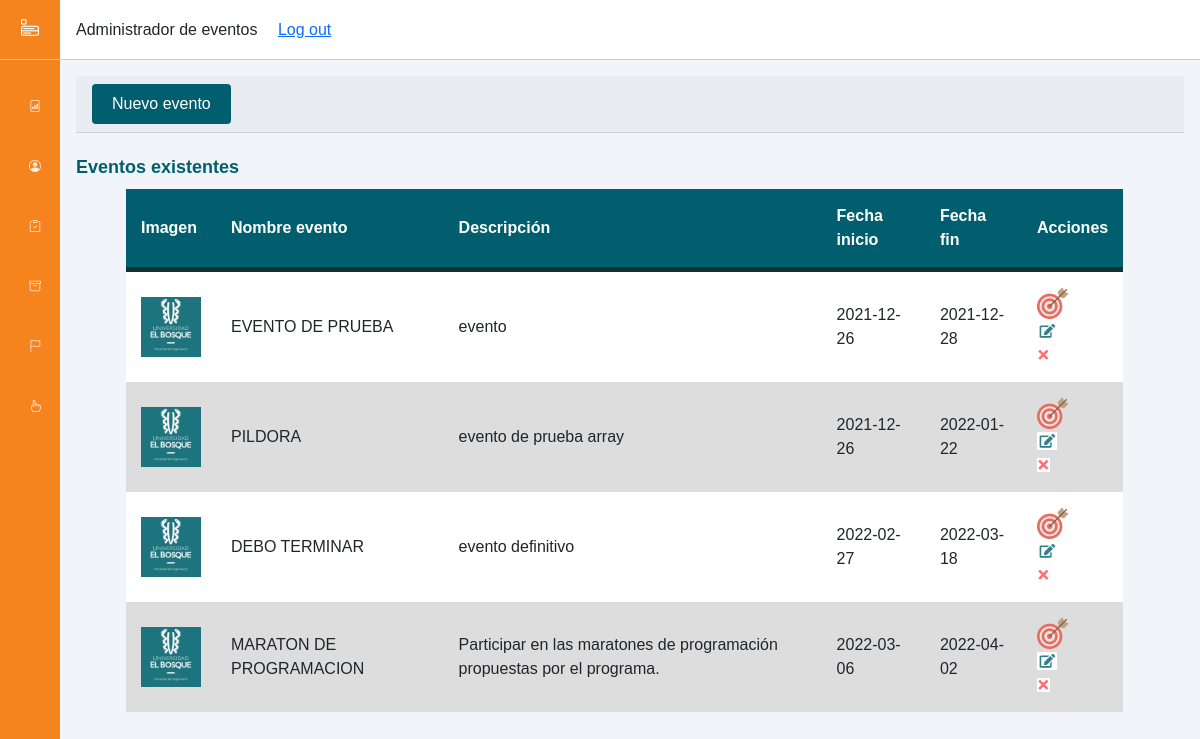
/views/AdministradorDeEventos_Comite.php?Id=0, run on the app's committed database.
### tables this page shows
CREATE TABLE `tbl_evento` (
  `id_evento` int(11) NOT NULL,
  `nombre_evento` varchar(30) NOT NULL,
  `descripcion_evento` varchar(250) NOT NULL,
  `fecha_inicio` date NOT NULL,
  `fecha_fin` date NOT NULL,
  `nombre_imagen` varchar(10) DEFAULT NULL,
  `nombre_enunciado` varchar(10) DEFAULT NULL,
  `id_usuario` int(3) NOT NULL,
  `competenciasAsignadas` varchar(2) NOT NULL
);

### views/logic/controllers/EventoControlador.php (called while the page is built, shortened)
<?php
class EventoControlador{
    public function mostrarDatosEventos($sql){
        $c = new conectar();
        $conexion = $c->conexion();
        $result = mysqli_query($conexion, $sql);
        return mysqli_fetch_all($result, MYSQLI_ASSOC);
    }
}
?>

### views/AdministradorDeEventos_Comite.php (the view, shortened to what this page needs)
<?php
    require_once "logic/controllers/EventoControlador.php";
?>
<!DOCTYPE html>
<html lang="es">
    <head>
        <link href="https://cdn.jsdelivr.net/npm/bootstrap@5.1.3/dist/css/bootstrap.min.css" rel="stylesheet">
        <link rel="stylesheet" href="https://cdn.jsdelivr.net/npm/bootstrap-icons@1.8.1/font/bootstrap-icons.css">
        <link rel="stylesheet" href="assets/css/ComiteStyles.css">
    </head>
    <body>
        <div class="sidebar">
            <div class="sidebar-header">
                <label for="sidebar-toggle"><i class="bi bi-menu-app"></i></label>
            </div>
            <div class="sidebar-menu">
                <ul class="menuComite">
                    <li>
                        <a class="link_menu-active" href="./DashBoard_Comite.php">
                            <span title="Dashboard"><i class="bi bi-file-bar-graph"></i></span>
                        </a>
                    </li>
                    <li>
                        <a class="link_menu" href="./RegistroDeProfesores_Comite.php">
                            <span title="Profesores"><i class="bi bi-person-circle"></i></span>
                        </a>
                    </li>
                    <li>
                        <a class="link_menu" href="./AdministradorDeMaterias_Comite.php">
                            <span title="Materias"><i class="bi bi-clipboard-check"></i></span>
                        </a>
                    </li>
                    <li>
                        <a class="link_menu" href="./AdministradorDeCompetencias_Comite.php">
                            <span title="Competencias"><i class="bi bi-archive"></i></span>
                        </a>
                    </li>
                    <li>
                        <a class="link_menu" href="./AdministradorDeEventos_Comite.php?Id=0">
                            <span title="Eventos"><i class="bi bi-flag"></i></span>
                        </a>
                    </li>
                    <li>
                        <a class="link_menu" href="./AdministradorDeConvocatoriasExternas_Comite.php">
                            <span title="Convocatorias"><i class="bi bi-hand-index"></i></span>
                        </a>
                    </li>
                </ul>
            </div>
        </div>
        <div class="main-content">
            <header>
                <div class="social-icons">
                    <div class="titulo-dash">
                        <span>Administrador de eventos</span>&nbsp;
                    </div>
                    <div class="link-logout">
                        <span><a href="../index.php">Log out</a></span>
                    </div>
                </div>
            </header>
            <main>
                <div class="card-header">
                    <button type="button" class="btn_agregarEvento" data-bs-toggle="modal" data-bs-target="#modalRegistrarEvento" title="Nuevo Evento">Nuevo evento</button>
                </div>
                <div class="main-tableEventos">
                   <br>
                    <h3 class="titulo_seccion">Eventos existentes </h3>
                    <table id="table_eventos" class="tablaDeEventos">
                        <thead>
                            <tr>
                                <th class="campoTabla">Imagen</th>
                                <th class="campoTabla">Nombre evento</th>
                                <th class="campoTabla">Descripción</th>
                                <th class="campoTabla">Fecha inicio</th>
                                <th class="campoTabla">Fecha fin</th>
                                <th class="campoTabla">Acciones</th>
                            </tr>
                        </thead>
                        <tbody>
                        <?php
                            $obj = new EventoControlador();
                            $sql = "SELECT id_evento, nombre_evento, descripcion_evento, fecha_inicio, fecha_fin, nombre_imagen from tbl_evento";
                            $datos = $obj->mostrarDatosEventos($sql);
                            foreach ($datos as $key){
                        ?>
                                <tr class="filasDeDatosTablaEventos">
                                    <?php
                                    $nombreDeImg = $key['nombre_imagen'];
                                    if($nombreDeImg != null){
                                    ?>
                                        <td class='datoTabla'><img class='imagenDelEventoEnTabla'src='<?php echo "eventosImages/".$nombreDeImg?>'></td>
                                    <?php
                                    }else{
                                    ?>
                                        <td class='datoTabla'><img class='imagenDelEventoEnTabla'src='assets/images/imgPorDefecto.jpg'></td>
                                    <?php
                                    }
                                    ?>
                                    <td class="datoTabla"><?php echo $key['nombre_evento'];  ?></td>
                                    <td class="datoTabla"><?php echo $key['descripcion_evento'];  ?></td>
                                    <td class="datoTabla"><?php echo $key['fecha_inicio'];  ?></td>
                                    <td class="datoTabla"><?php echo $key['fecha_fin'];  ?></td>
                                    <td class="datoTabla"><div class="compEsp-edicion">
                                        <div class="col-botonesEdicion">
                                            <a class="btnAsignarCompetencias" data-id="<?php echo $key['id_evento'];?>" data-bs-toggle="modal" data-bs-target="#modalAsignarCompetencias" title="Asignar competencias"><img src="assets/images/btn_asignarCompetencias.png"></a>
                                        </div>
                                        <div class="col-botonesEdicion">
                                            <a class="btnEditarEvento" data-id="<?php echo $key['id_evento'];?>" data-bs-toggle="modal" data-bs-target="#modalEditarEvento" title="Editar"><img src="assets/images/btn_editar.PNG"></a>
                                        </div>
                                        <div class="col-botonesEdicion">
                                            <a class="btnEliminarEvento" data-id="<?php echo $key['id_evento'];?>" data-bs-toggle="modal" data-bs-target="#modalEliminarEvento" title="Eliminar"><img src="assets/images/btn_eliminar.PNG"></a>
                                        </div>
                                    </div></td>
                                </tr>
                        <?php
                            }
                        ?>
                        </tbody>
                    </table>
                </div>
    </body>
</html>

### views/assets/css/ComiteStyles.css (style rules this page uses)
:root { --main-color: #f5841f !important; --color-dark: #1D2231; --text-grey: #8390A2; }
* { font-family: Arial, Helvetica, sans-serif !important; margin: 0; padding: 0; text-decoration: none; list-style-type: none; box-sizing: border-box; }
.sidebar { height: 100%; width: 230px; position: fixed; left: 0; top: 0; z-index: 100; background: var(--main-color); color: #fff; overflow-y: auto; transition: width 500ms; }
.sidebar-header { display: flex; justify-content: space-between; align-items: center; height: 60px; padding: 0rem 1rem; border-bottom: 1px solid #ccc; font-size: 18px; }
.sidebar-menu { padding: 2rem; }
.sidebar-menu li { margin-bottom: 2rem; }
.sidebar-menu li a { color: #fff; margin: 5px 10px; opacity: .86; border-radius: 4px; display: block; }
.sidebar li { margin-bottom: 2rem; }
.sidebar a { color: #fff; font-size: 12px; }
.link_menu span { width: 40px !important; height: 40px !important; }
.menuComite { padding-left: 3px; }
.main-content { position: relative; margin-left: 240px; transition: margin-left 500ms; }
header { position: fixed; left: 240px; top: 0; z-index: 100; width: calc(100% - 240px); background: #fff; height: 60px; padding: 0rem 1rem; display: flex; align-items: center; border-bottom: 1px solid #ccc; justify-content: space-between; transition: left 500ms; }
.social-icons { display: grid; grid-template-columns: repeat(2, 1fr); grid-column-gap: 1rem; }
main { margin-top: 60px; background: #f1f5f9; min-height: 90vh; padding: 1rem; }
@media only screen and (max-width: 1200px) { .sidebar { width: 60px; z-index: 150; } }
@media only screen and (max-width: 1200px) { .sidebar .sidebar-header, .sidebar li { display: flex; justify-content: center; } }
@media only screen and (max-width: 1200px) { .main-content { margin-left: 60px; } }
@media only screen and (max-width: 1200px) { .main-content header { left: 60px; width: calc(100% - 60px); } }
.titulo_seccion { color: #005e6e; font-size: 18px; font-weight: bold; }
.card-header:first-child { border-radius: calc(0.25rem - 1px) calc(0.25rem - 1px) 0 0; }
.card-header { padding: 0.5rem 1rem; margin-bottom: 0; background-color: rgba(0,0,0,.03); border-bottom: 1px solid rgba(0,0,0,.125); }
label { display: inline-block; }
.titulo_seccion { color: #005e6e; }
.btn_agregarEvento { color: #fff; background-color: #005e6e; cursor: pointer; padding: 8px 20px; border-radius: 4px; outline: none; border: none; font-family: Arial, Helvetica, sans-serif; }
.tablaDeEventos { margin-left: 50px; margin-top: 10px; width: 90%; text-align: left; border-collapse: collapse; background-color: white; }
.campoTabla, .datoTabla { padding: 15px; }
thead { background-color: #005e6e; color: white; border-bottom: solid 5px #0F362D; }
.imagenDelEventoEnTabla { width: 60px; height: 60px; }
.filasDeDatosTablaEventos:nth-child(even) { background-color: #ddd; }

### data on the page
tbl_evento: nombre_evento "EVENTO DE PRUEBA", descripcion_evento "evento", fecha_inicio "2021-12-26", fecha_fin "2021-12-28"
tbl_evento: nombre_evento "PILDORA", descripcion_evento "evento de prueba array", fecha_inicio "2021-12-26", fecha_fin "2022-01-22"
tbl_evento: nombre_evento "DEBO TERMINAR", descripcion_evento "evento definitivo", fecha_inicio "2022-02-27", fecha_fin "2022-03-18"
tbl_evento: nombre_evento "MARATON DE PROGRAMACION", descripcion_evento "Participar en las maratones de programación propuestas por el programa.", fecha_inicio "2022-03-06", fecha_fin "2022-04-02"
